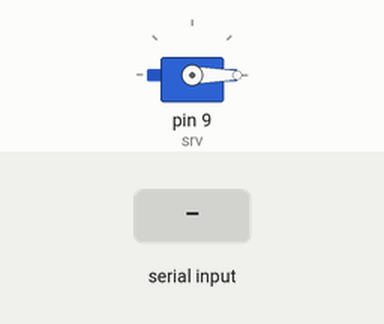
Simulated run of this sketch. Board: Arduino Uno, built with avr-gcc and run on an emulated ATmega328P. Parts: servo. The inputs (shaded band) are chosen by the test bench.

Above: at 1.2 s.
1.3 s: "s" received over Serial
At 2.2 s:
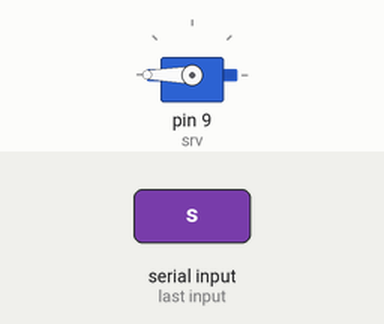
4.3 s: "a" received over Serial
At 5.5 s:
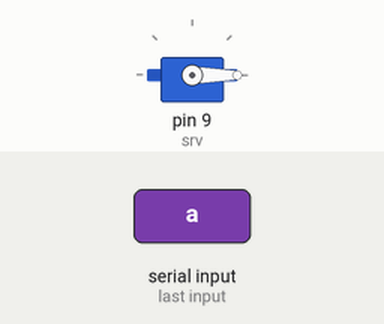
Timing chart, 0 to 7.3 s (numbered marks = the images above; inputs shaded):
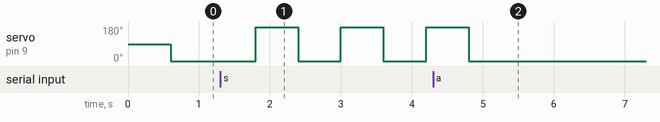

The sketch:

sterace.ino
```cpp
#include <Servo.h>

// vytvori servo tridu
Servo srv;

byte mode = 0;              // rezim sterace (0~stoji, 1~stira 3x, 2~stira porad)
unsigned long predtim = 0;  // predchozi pocet milisekund vykonani vzorkovaci smycky
byte pos = 0;               // pozice serva

void setup() {
  Serial.begin(9600);       // spusteni seriovek omunikace s PC
  srv.attach(9);            // "pripojeni" serva na pin 9
}

void loop() {
  unsigned long ted = millis();
  // ------------
  // ZMENA REZIMU
  // ------------
  if (Serial.available()) {   // zjisteni, zda dorazil nejaky znak z PC
    char z = Serial.read();   // precteni znaku a ulozeni do promenne
    switch (z) {              // zmena rezimu podle prichoziho znaku
      case 'a':
        mode = 1;
        break;
      case 's':
        mode = 2;
        break;
      case 'd':
        mode = 0;
        break;
    }
  }
  // --------------
  // OVLADANI SERVA
  // --------------
  if (ted - predtim >= 600) {       // kazdych 600 ms se vykona nasledujici kod
    if (mode == 2 || mode == 1) {   // v rezimu 1 nebo 2 se provadi cyklovani
      if (pos == 0) {               // je-li servo v poloze 0, nastav 180
        pos = 180;
      } else if (pos == 180) {      // je-li servo v poloze 180, nastav 0
        pos = 0;
        if (mode == 1) {            // pokud je rezim 1, ukonci ihned cyklovani nastavenim rezimu 0
          mode = 0;
        }
      }
    } else if (mode == 0) {         // zastaveni cyklovani sterace
      pos = 0;
    }
    srv.write(pos);                 // nastaveni polohy sterace
    predtim = ted;                  // aktualizace vzorkovaci smycky
  }
}
```

Measured:
- after the input at 1.3 s, servo on pin 9 (srv): alternates 180° for 0.60 s and 0° for 0.60 s, starting after 0.50 s
- after the input at 4.3 s, servo on pin 9 (srv): goes on until 4.8 s, then stays 0°
